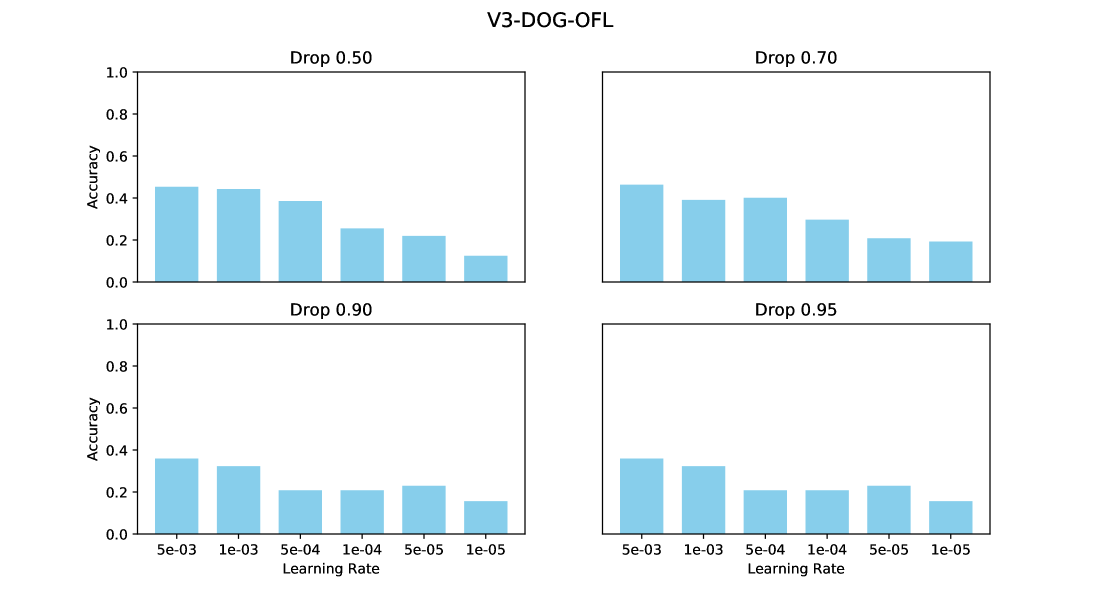
#> input picture Markdown/mypdf.png, 2200 x 1200 px (shown at 1/2 size)
$ python slic_superpixel.py --image ../Markdown/mypdf.png
#> lines starting #> are read from the running program, lines starting #| are printed output that depends on the picture
# import the necessary packages
from skimage.segmentation import slic
from skimage.segmentation import mark_boundaries
from skimage.util import img_as_float
from skimage import io
import matplotlib.pyplot as plt
import argparse

# construct the argument parser and parse the arguments
ap = argparse.ArgumentParser()
ap.add_argument("-i", "--image", required = True, help = "Path to the image")
args = vars(ap.parse_args())

# load the image and convert it to a floating point data type
image = img_as_float(io.imread(args["image"]))

# loop over the number of segments
for numSegments in (500, 1000, 1500):
	# apply SLIC and extract (approximately) the supplied number
	# of segments
	segments = slic(image, n_segments = numSegments, sigma = 0.5)

	# show the output of SLIC
	fig = plt.figure("Superpixels -- %d segments" % (numSegments))
	ax = fig.add_subplot(1, 1, 1)
	ax.imshow(mark_boundaries(image, segments))
	plt.axis("off")
#> this loop made 3 passes
#> pass 1, `segments = slic(image, n_segments = numSegments, sigma = 0.5)`:
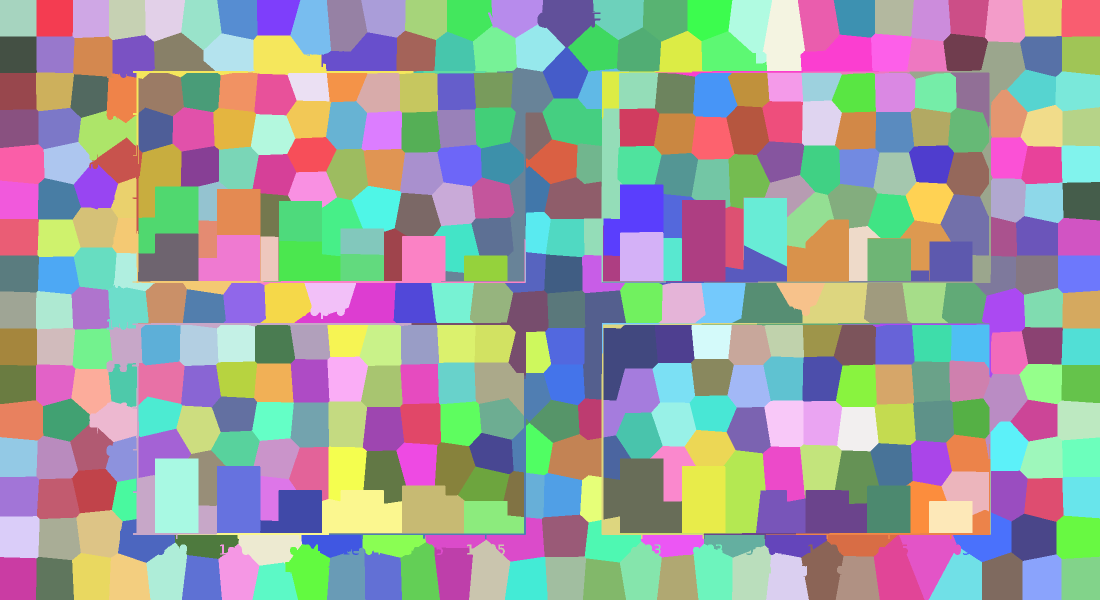
#> segments: shape (1200, 2200) int64 (shown at 1/2 size); 423 distinct labels, from 1 to 423; one colour per label, 0 black
#> pass 2, `segments = slic(image, n_segments = numSegments, sigma = 0.5)`:
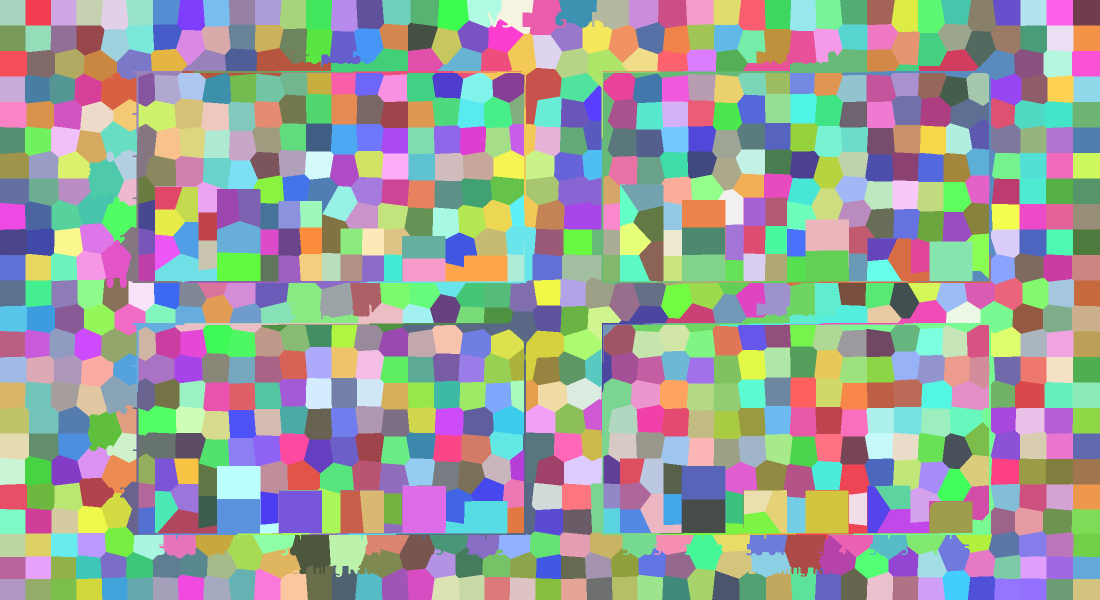
#> segments: shape (1200, 2200) int64 (shown at 1/2 size); 918 distinct labels, from 1 to 918; one colour per label, 0 black
#> pass 3, `segments = slic(image, n_segments = numSegments, sigma = 0.5)`:
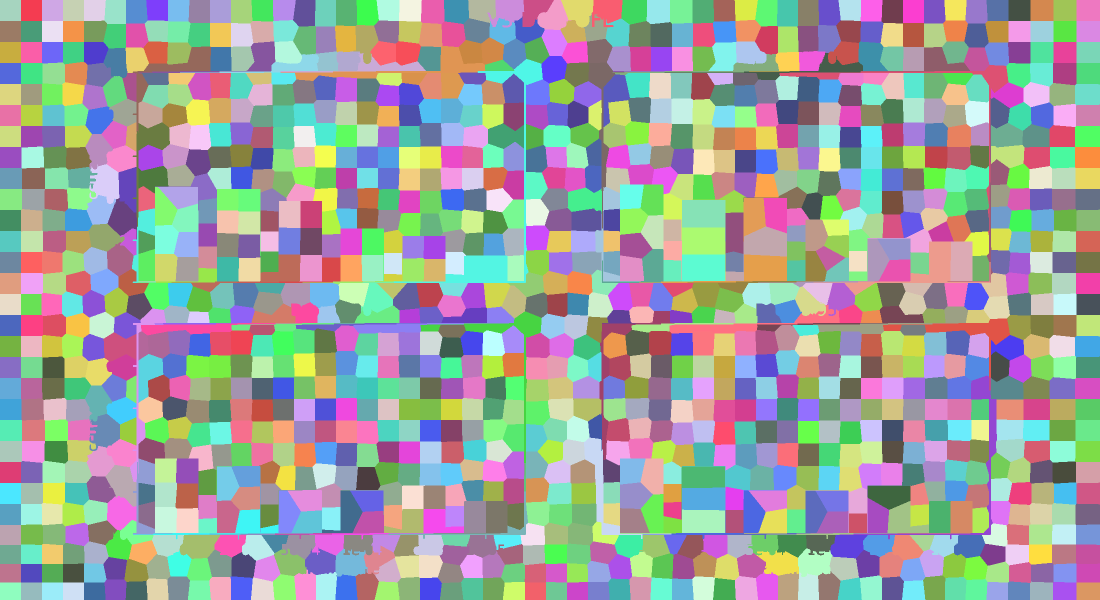
#> segments: shape (1200, 2200) int64 (shown at 1/2 size); 1340 distinct labels, from 1 to 1340; one colour per label, 0 black

# show the plots
plt.show()
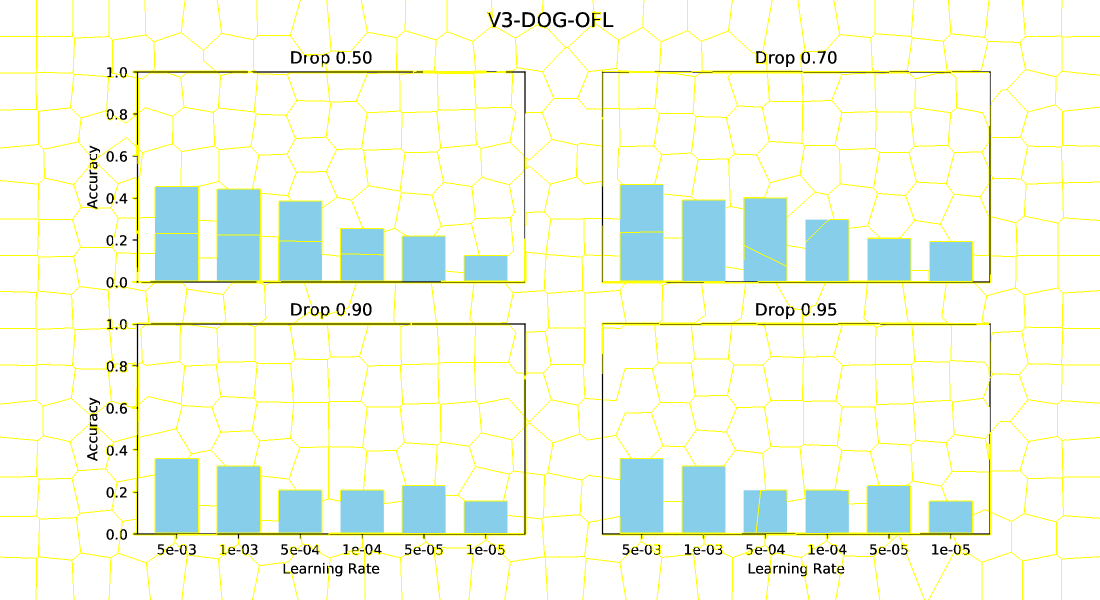
#> shown: shape (1200, 2200, 3) float64 (shown at 1/2 size); mean R, G, B 0.945, 0.97, 0.925
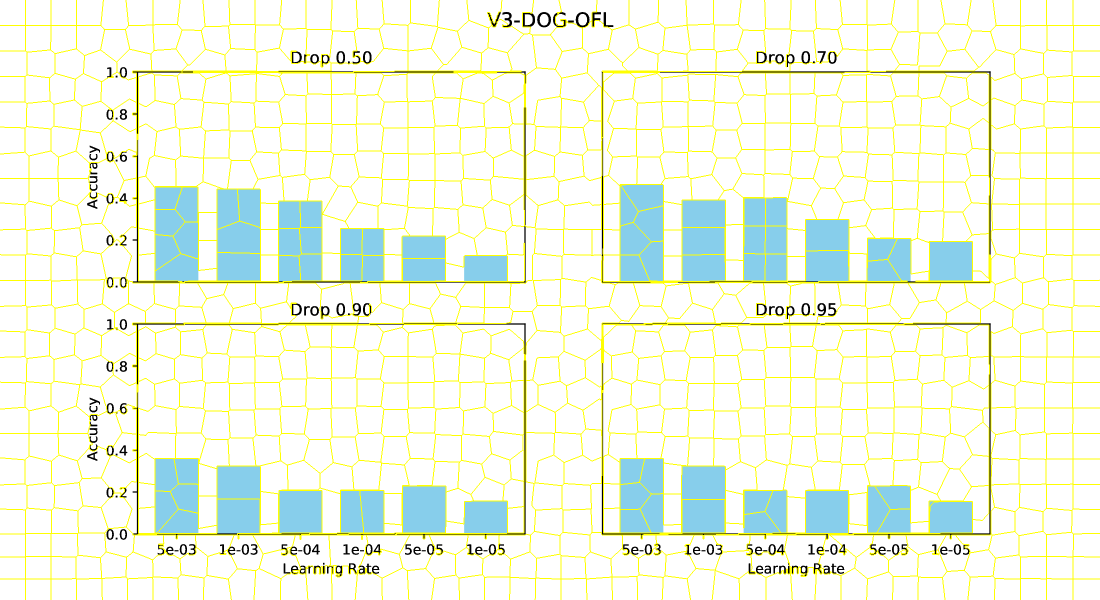
#> shown: shape (1200, 2200, 3) float64 (shown at 1/2 size); mean R, G, B 0.947, 0.971, 0.902
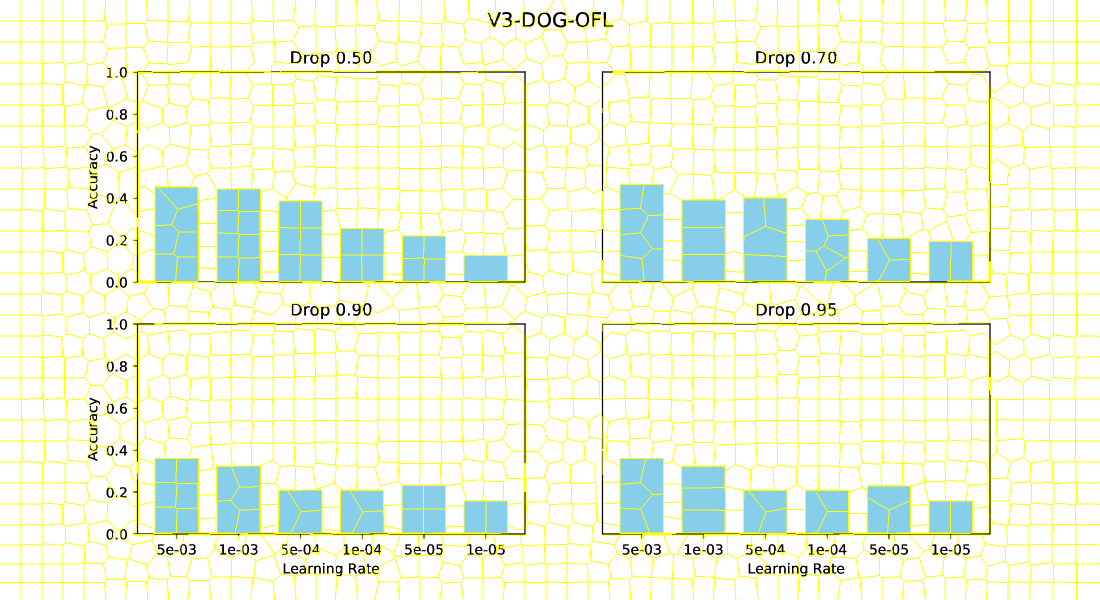
#> shown: shape (1200, 2200, 3) float64 (shown at 1/2 size); mean R, G, B 0.947, 0.971, 0.888
